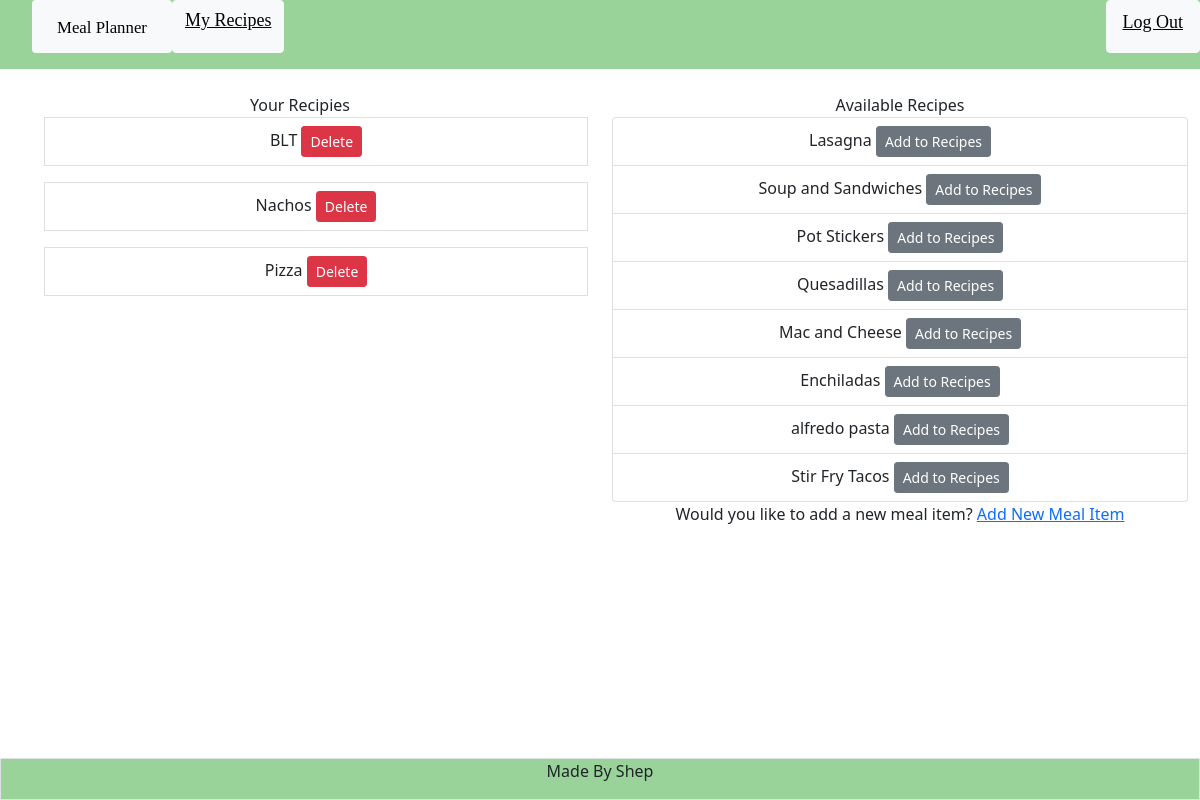
Page /show_meal (signed in) on the committed database.
### tables this page shows
CREATE TABLE meal_items (meal_id INTEGER PRIMARY KEY AUTOINCREMENT, meal_name TEXT NOT NULL, is_easy BOOL);

### app.py (the view)
@app.route("/show_meal", methods =["GET"])
@login_required
def show_meal():
    db = get_db()
    res = db.cursor().execute("SELECT meal_name, meal_items.meal_id FROM meal_items JOIN cookbook ON meal_items.meal_id = cookbook.meal_id WHERE cookbook.person_id == (?)", [session['user_id']])
    user_meals = res.fetchall()
    print("the users' meals are...")
    print(user_meals)
    recipes = db.cursor().execute("SELECT meal_name, meal_id FROM meal_items")
    all_meals = recipes.fetchall()
    db.close()
    return render_template("/food.html", user_meals = user_meals, all_meals = all_meals)

### app.py (called while the page is built)
def login_required(f):
    @wraps(f)
    def decorated_function(*args, **kwargs):
        if session.get("user_id") is None:
            return redirect("/login")
        return f(*args, **kwargs)
    return decorated_function

### templates/food.html
{% extends "layout.html" %}
{% block main %}
<container class="container">
    <div class="row">
        <div class="col">
            <h8> Your Recipies</h8>
            {% if user_meals %}
            {% for meal in user_meals %}
            <ul class="list group">
                <li class="list-group-item list-group-item-action">{{ meal[0] }}
                    <button class="btn btn-danger btn-sm" onClick="delete_recipe(this.value, this.id)" name="delete_btn" type="button" id="{{ meal[1] }}" value =" {{ meal[0] }}"><a class="hidden_btn" href ="/show_meal">Delete</a></button>
                </li>
            </ul>
            {% endfor %}
            {% else %}
            <p>No Recipes Added</p>
            {% endif %}
        </div>
        <div class="col">
            <div>
                <h8>Available Recipes</h8>
                <ul class="list-group">
                    {% for meal in all_meals%}
                        {% if not meal in user_meals%}
                            <li class="list-group-item list-group-item-action"> {{ meal[0] }}
                            <button class="btn btn-secondary btn-sm" type="button" name="add_recipe_btn" id=" {{ meal[1] }}" value=" {{ meal[0] }}"
                                onClick="add_recipe(this.value, this.id)"><a class="hidden_btn" href ="/show_meal">Add to Recipes</a></button>
                            </li>
                        {% endif %}
                    {% endfor %}
                </ul>
            </div>
            <h8>Would you like to add a new meal item?</h8>
            <a href="/add_meal">Add New Meal Item</a>
        </div>
    </div>
</container>
{% endblock %}

### static/style.css (style rules this page uses)
body { min-height: 95vh; width: 100%; }
.hidden_btn { color: white; text-decoration: none; }

### rows in the picture
meal_items: meal_name "BLT"
meal_items: meal_name "Nachos"
meal_items: meal_name "Pizza"
meal_items: meal_name "Lasagna"
meal_items: meal_name "Soup and Sandwiches"
meal_items: meal_name "Pot Stickers"
meal_items: meal_name "Quesadillas"
meal_items: meal_name "Mac and Cheese"
meal_items: meal_name "Enchiladas"
meal_items: meal_name "alfredo pasta"
meal_items: meal_name "Stir Fry Tacos"
